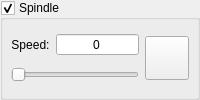
            <widget class="GroupBox" name="grpSpindle">
             <property name="enabled">
              <bool>true</bool>
             </property>
             <property name="title">
              <string>Spindle</string>
             </property>
             <property name="checkable">
              <bool>true</bool>
             </property>
             <layout class="QHBoxLayout" name="horizontalLayout_2">
              <property name="leftMargin">
               <number>8</number>
              </property>
              <property name="topMargin">
               <number>8</number>
              </property>
              <property name="rightMargin">
               <number>8</number>
              </property>
              <property name="bottomMargin">
               <number>8</number>
              </property>
              <item>
               <widget class="QWidget" name="widgetSpindle" native="true">
                <layout class="QHBoxLayout" name="horizontalLayout_16">
                 <property name="leftMargin">
                  <number>0</number>
                 </property>
                 <property name="topMargin">
                  <number>0</number>
                 </property>
                 <property name="rightMargin">
                  <number>0</number>
                 </property>
                 <property name="bottomMargin">
                  <number>0</number>
                 </property>
                 <item>
                  <layout class="QVBoxLayout" name="verticalLayout_12">
                   <item>
                    <layout class="QHBoxLayout" name="horizontalLayout_4" stretch="0,1">
                     <item>
                      <widget class="QLabel" name="lblSpindleSpeed">
                       <property name="text">
                        <string>Speed:</string>
                       </property>
                       <property name="alignment">
                        <set>Qt::AlignCenter</set>
                       </property>
                      </widget>
                     </item>
                     <item>
                      <widget class="QSpinBox" name="txtSpindleSpeed">
                       <property name="alignment">
                        <set>Qt::AlignCenter</set>
                       </property>
                       <property name="buttonSymbols">
                        <enum>QAbstractSpinBox::NoButtons</enum>
                       </property>
                       <property name="maximum">
                        <number>20000</number>
                       </property>
                       <property name="value">
                        <number>0</number>
                       </property>
                      </widget>
                     </item>
                    </layout>
                   </item>
                   <item>
                    <widget class="QSlider" name="sliSpindleSpeed">
                     <property name="minimum">
                      <number>1</number>
                     </property>
                     <property name="maximum">
                      <number>200</number>
                     </property>
                     <property name="orientation">
                      <enum>Qt::Horizontal</enum>
                     </property>
                    </widget>
                   </item>
                  </layout>
                 </item>
                 <item>
                  <widget class="StyledToolButton" name="cmdSpindle">
                   <property name="enabled">
                    <bool>true</bool>
                   </property>
                   <property name="sizePolicy">
                    <sizepolicy hsizetype="Fixed" vsizetype="Fixed">
                     <horstretch>0</horstretch>
                     <verstretch>0</verstretch>
                    </sizepolicy>
                   </property>
                   <property name="minimumSize">
                    <size>
                     <width>44</width>
                     <height>44</height>
                    </size>
                   </property>
                   <property name="toolTip">
                    <string>Spindle on/off</string>
                   </property>
                   <property name="icon">
                    <iconset resource="images.qrc">
                     <normaloff>:/images/cutter.png</normaloff>:/images/cutter.png</iconset>
                   </property>
                   <property name="iconSize">
                    <size>
                     <width>28</width>
                     <height>28</height>
                    </size>
                   </property>
                   <property name="checkable">
                    <bool>true</bool>
                   </property>
                  </widget>
                 </item>
                </layout>
               </widget>
              </item>
             </layout>
            </widget>
